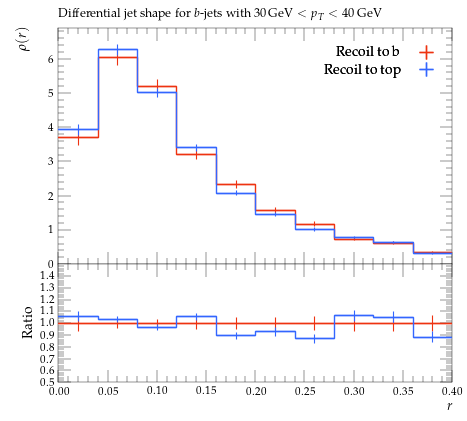

This figure's Python source:
#! /usr/bin/env python

# This Python script was auto-generated using YODA v2.0.2.
# Analysis object: /ATLAS_2013_I1243871/d01-x01-y01
# Timestamp: 03-08-2026 (15:47:40)

import matplotlib as mpl
import matplotlib.pyplot as plt
mpl.use('Agg') # comment out for interactive use
import os
import numpy as np

plotDir = os.path.split(os.path.realpath(__file__))[0]
if 'YODA_USER_PLOT_PATH' in globals():
    plot_outdir = globals()['YODA_USER_PLOT_PATH']
else:
    plot_outdir = plotDir

#plot style
plt.style.use(os.path.join(plotDir, '../default.mplstyle'))
# plot metadata
figW, figH = plt.rcParams['figure.figsize']
ax_xLabel = r'$r$'
ax_yLabel = r'$\rho(r)$'
ax_title  = r'Differential jet shape for $b$-jets with $30\,\mathrm{GeV} < p_T < 40\,\mathrm{GeV}$'
ax_xScale = 'linear'
ax_yScale = 'linear'
xLims = (0.0, 0.4)
yLims = (0.0, 6.903449300000001)

# TeX-friendly labels for the legend
labels = {
    'legend' : ([ r"Recoil to b", r"Recoil to top" ], r""),
}

# Adjust canvas width and height
canvasW = 10.0
canvasH = 9.0
figW *= canvasW/10.
figH *= canvasH/9.

# Create figure and axis objects
fig, (ax, ratio0_ax) = plt.subplots(2, 1, sharex=True,
                  figsize=(figW,figH), gridspec_kw={'height_ratios': (6.0, 3.0)})

# Set figure margins
plt.subplots_adjust(
    left   = 1.0 * plt.rcParams['figure.subplot.left'],
    right  = 1.0 * plt.rcParams['figure.subplot.right'],
    top    = 1.0 * plt.rcParams['figure.subplot.top'],
    bottom = 1.0 * plt.rcParams['figure.subplot.bottom'])

ratio0_ax.yaxis.set_major_locator(mpl.ticker.MultipleLocator(0.1))
ratio0_ax.set_ylim(0.5, 1.4999)
ratio0_ax.set_ylabel('Ratio')

# the numerical data is stored in a separate file
dataf = dict()
prefix = os.path.split(__file__)[0]
if prefix:    prefix = prefix + '/'
exec(open(prefix+'d01-x01-y01__data.py').read(), dataf)


legend_handles = dict() # keep track of handles for the legend

# style options for curves
# starts at zorder>=5 to draw curve on top of legend
styles = {
  'recoil_b': {
    'color' : '#EE3311',
    'linestyle' : '-',
    'linewidth' : 1,
    'marker' : 'none',
    'markersize' : 2,
    'capsize' : 0.0,
    'zorder' : 5,
    'histstyle' : 1,
    'drawstyle' : 'steps-pre',
    'xerrorbars' : 1,
    'yerrorbars' : 1,
    'fillcolor' : None,
    'fillopacity' : 1.0,
    'ratio0_linestyle' : '-',
    'ratio0_linewidth' : 1,
    'ratio0_marker' : 'none',
    'ratio0_markersize' : 2,
    'ratio0_capsize' : 0.0,
    'ratio0_zorder' : 5,
    'ratio0_histstyle' : 1,
    'ratio0_drawstyle' : 'steps-pre',
    'ratio0_xerrorbars' : 1,
    'ratio0_yerrorbars' : 1,
  },
  'recoil_t': {
    'color' : '#3366FF',
    'linestyle' : '-',
    'linewidth' : 1,
    'marker' : 'none',
    'markersize' : 2,
    'capsize' : 0.0,
    'zorder' : 6,
    'histstyle' : 1,
    'drawstyle' : 'steps-pre',
    'xerrorbars' : 1,
    'yerrorbars' : 1,
    'fillcolor' : None,
    'fillopacity' : 1.0,
    'ratio0_linestyle' : '-',
    'ratio0_linewidth' : 1,
    'ratio0_marker' : 'none',
    'ratio0_markersize' : 2,
    'ratio0_capsize' : 0.0,
    'ratio0_zorder' : 6,
    'ratio0_histstyle' : 1,
    'ratio0_drawstyle' : 'steps-pre',
    'ratio0_xerrorbars' : 1,
    'ratio0_yerrorbars' : 1,
  },
}

# curve from input yoda files in main panel
for label, yvals in dataf['yvals'].items():
    if all(np.isnan(v) for v in dataf['yvals'][label]):
        continue
    tmp = None
    if styles[label]['histstyle']: # draw as histogram
        xpos = dataf['xedges'][label] if styles[label]['drawstyle'] else dataf['xpoints'][label]
        ypos = np.insert(yvals, 0, yvals[0]) if styles[label]['drawstyle'] else yvals
        if styles[label]['fillcolor']: # fill area below curve
            ax.fill_between(xpos, ypos, step='pre',
                            color=styles[label]['fillcolor'],
                            alpha=styles[label]['fillopacity'])
        tmp, = ax.plot(xpos, ypos,
                       color=styles[label]['color'],
                       linestyle=styles[label]['linestyle'],
                       linewidth=styles[label]['linewidth'],
                       drawstyle=styles[label]['drawstyle'], solid_joinstyle='miter',
                       zorder=styles[label]['zorder'], label=label)
    tmp = ax.errorbar(dataf['xpoints'][label], yvals,
                      xerr=np.array(dataf['xerrs'][label])*styles[label]['xerrorbars'],
                      yerr=np.array(dataf['yerrs'][label])*styles[label]['yerrorbars'],
                      fmt=styles[label]['marker'], capsize=styles[label]['capsize'],
                      markersize=styles[label]['markersize'],
                      ecolor=styles[label]['color'],
                      color=styles[label]['color'], zorder=styles[label]['zorder'])
    tmp[-1][0].set_linestyle(styles[label]['linestyle'])
    tmp[-1][0].set_linewidth(styles[label]['linewidth'])
    if label in dataf['add_legend_handle']:  legend_handles[label] = tmp
    for varLabel in dataf['variation_yvals'].keys():
        if varLabel.startswith(label):
            tmp, = ax.plot(dataf['xedges'][label], dataf['variation_yvals'][varLabel],
                           color=styles[label]['color'],
                           linestyle=styles[label]['linestyle'],
                           linewidth=styles[label]['linewidth'],
                           drawstyle='steps-pre', solid_joinstyle='miter',
                           zorder=styles[label]['zorder'], alpha=0.5)


# plots on ratio panel
# curve from input yoda files in ratio panel
for label, yvals in dataf['ratio0_yvals'].items():
    if all(np.isnan(v) for v in yvals):
        continue
    if styles[label]['ratio0_histstyle']: # plot as histogram
        xpos = dataf['xedges']['recoil_b'] if styles[label]['ratio0_drawstyle'] else dataf['xpoints']['recoil_b']
        ypos = np.insert(yvals, 0, yvals[0]) if styles[label]['ratio0_drawstyle'] else yvals
        ratio0_ax.plot(xpos, ypos,
                       color=styles[label]['color'],
                       linewidth=styles[label]['linewidth'],
                       linestyle=styles[label]['ratio0_linestyle'],
                       drawstyle=styles[label]['ratio0_drawstyle'], zorder=styles[label]['zorder'],
                       solid_joinstyle='miter')
    tmp = ratio0_ax.errorbar(dataf['xpoints']['recoil_b'], yvals,
                             xerr=np.array(dataf['ref_xerrs'])*styles[label]['ratio0_xerrorbars'],
                             yerr=np.array(dataf['ratio0_yerrs'][label])*styles[label]['ratio0_yerrorbars'],
                             fmt=styles[label]['ratio0_marker'], capsize=styles[label]['ratio0_capsize'],
                             markersize=styles[label]['ratio0_markersize'],
                             ecolor=styles[label]['color'],
                             color=styles[label]['color'])
    tmp[-1][0].set_linestyle(styles[label]['ratio0_linestyle'])
    tmp[-1][0].set_linewidth(styles[label]['ratio0_linewidth'])

    for varlabel in dataf['ratio0_variation_vals'].keys():
        if varlabel.startswith(label):
            ratio0_ax.plot(dataf['xedges']['recoil_b'],
                            dataf['ratio0_variation_vals'][varlabel],
                            color=styles[label]['color'],
                            linestyle=styles[label]['linestyle'],
                            linewidth=styles[label]['linewidth'],
                            drawstyle='steps-pre', solid_joinstyle='miter',
                            zorder=1, alpha=0.5)

legend_items = list(legend_handles.values())
ax.add_artist(ax.legend(legend_items,
                        labels['legend'][0],
                        title=labels['legend'][1],
                        alignment='right',
                        loc='upper right',
                        bbox_to_anchor=(1.0, 0.97),markerfirst=False))

# set plot metadata as defined above
ratio0_ax.set_xlabel(ax_xLabel)
ratio0_ax.xaxis.set_label_coords(1., -0.15)
ax.set_ylabel(ax_yLabel, ha='right', va='top')
ax.yaxis.set_label_coords(-0.11, 1.0)
ax.set_title(ax_title, loc='left')
ax.set_xscale(ax_xScale)
ax.set_yscale(ax_yScale)
ax.set_xlim(xLims)
ax.set_ylim(yLims)

# tick formatting
plt.rcParams['xtick.top'] = True
plt.rcParams['ytick.right'] = True
fig.align_ylabels((ax, ratio0_ax))
plt.savefig(os.path.join(plot_outdir, 'd01-x01-y01.pdf'), format='PDF')
plt.savefig(os.path.join(plot_outdir, 'd01-x01-y01.png'), format='PNG')

plt.close(fig)
